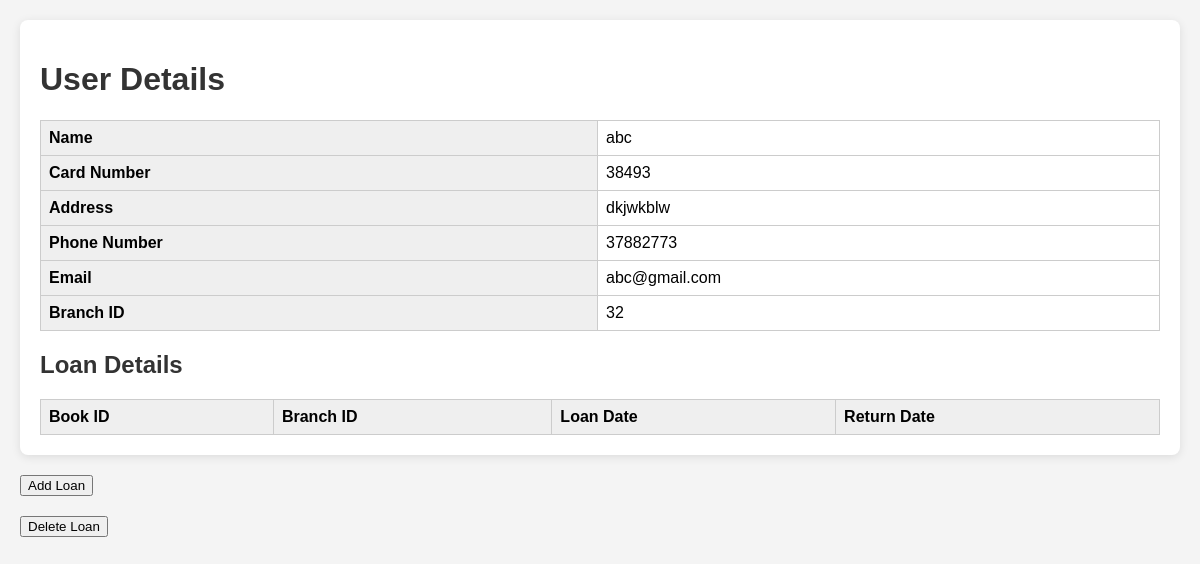
/includes/user-details.php?cardno=38493 (signed in), run on the app's committed database.
### tables this page shows
CREATE TABLE `user` (
  `Cardno` int(100) NOT NULL,
  `BranchID` int(100) NOT NULL,
  `Name` varchar(100) NOT NULL,
  `Address` varchar(100) NOT NULL,
  `Phone no.` varchar(15) NOT NULL,
  `Password` varchar(100) NOT NULL,
  `Status` int(1) NOT NULL,
  `EmailID` varchar(250) NOT NULL
);

### includes/user-details.php (the view, shortened to what this page needs)
<?php
include('sqlconnect.php');
$cardno = isset($_GET['cardno']) ? $_GET['cardno'] : '';
$userQuery = "SELECT Name, Cardno, Address, `Phone no.`, EmailID, BranchID FROM user WHERE Cardno = ?";
$stmt = $con->prepare($userQuery);
$stmt->bind_param("s", $cardno);
$stmt->execute();
$userResult = $stmt->get_result();
$user = $userResult->fetch_assoc();
?>
<!DOCTYPE html>
<html>
<head>
</head>
<body>
<div class="container">
    <h1>User Details</h1>
    <table>
        <tr><th>Name</th><td><?= htmlspecialchars($user['Name']); ?></td></tr>
        <tr><th>Card Number</th><td><?= htmlspecialchars($user['Cardno']); ?></td></tr>
        <tr><th>Address</th><td><?= htmlspecialchars($user['Address']); ?></td></tr>
        <tr><th>Phone Number</th><td><?= htmlspecialchars($user['Phone no.']); ?></td></tr>
        <tr><th>Email</th><td><?= htmlspecialchars($user['EmailID']); ?></td></tr>
        <tr><th>Branch ID</th><td><?= htmlspecialchars($user['BranchID']); ?></td></tr>
    </table>
    <h2>Loan Details</h2>
    <table>
        <tr>
            <th>Book ID</th>
            <th>Branch ID</th>
            <th>Loan Date</th>
            <th>Return Date</th>
        </tr>
    </table>
</div>
<div style="margin-top: 20px;">
        <form action="add-loan.php" method="get">
            <input type="submit" value="Add Loan">
        </form>
    </div>
    <div style="margin-top: 20px;">
        <form action="delete-loan.php" method="get">
            <input type="submit" value="Delete Loan">
        </form>
    </div>
</body>
</html>

### includes/user-details.php (style rules this page uses)
body { font-family: Arial, sans-serif; margin: 20px; background-color: #f4f4f4; }
.container { background-color: white; padding: 20px; border-radius: 8px; box-shadow: 0 2px 10px rgba(0,0,0,0.1); }
h1, h2 { color: #333; }
table { width: 100%; border-collapse: collapse; }
th, td { padding: 8px; border: 1px solid #ccc; text-align: left; }
th { background-color: #efefef; }

### data on the page
user: Name "abc", Cardno "38493", Address "dkjwkblw", value "37882773", EmailID "abc@gmail.com", BranchID "32"
